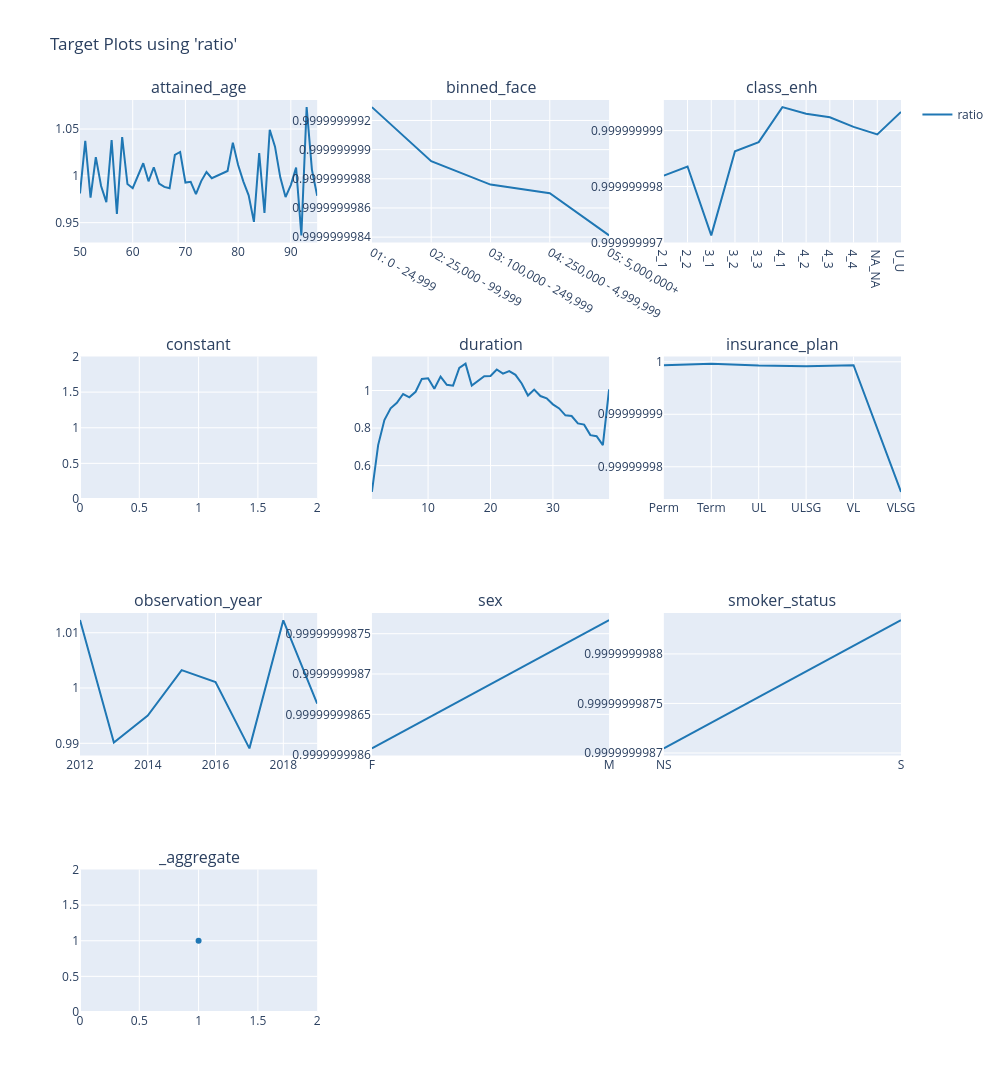

Notebook code for this chart:
### Code cell
charters.target(
    df=model_data.loc[X_train.index],
    target="ratio",
    cols=3,
    features=model_features,
    numerator=["death_claim_amount"],
    denominator=[f"exp_amt_{model_name}"],
).show()

### Figure 1 — Plotly figure (JSON) as saved in the notebook; plotly's stock layout.template omitted (floating-point values rounded to 4 significant figures)
{"data": [{"line": {"color": "#1F77B4"}, "mode": "lines", "name": "ratio", "showlegend": true, "type": "scatter", "x": [50, 51, 52, 53, 54, 55, 56, 57, 58, 59, 60, 61, 62, 63, 64, 65, 66, 67, 68, 69, 70, 71, 72, 73, 74, 75, 76, 77, 78, 79, 80, 81, 82, 83, 84, 85, 86, 87, 88, 89, 90, 91, 92, 93, 94, 95], "xaxis": "x", "y": [0.9812, 1.037, 0.9767, 1.02, 0.9891, 0.9719, 1.038, 0.9594, 1.041, 0.9913, 0.9867, 0.9992, 1.013, 0.9941, 1.009, 0.9918, 0.9882, 0.9867, 1.022, 1.025, 0.9928, 0.9936, 0.9805, 0.9944, 1.004, 0.9975, 0.9999, 1.002, 1.005, 1.035, 1.011, 0.9939, 0.9791, 0.9508, 1.024, 0.9603, 1.049, 1.031, 0.9983, 0.9773, 0.9901, 1.009, 0.9364, 1.073, 1.007, 0.9788], "yaxis": "y"}, {"line": {"color": "#1F77B4"}, "mode": "lines", "name": "ratio", "showlegend": false, "type": "scatter", "x": ["01: 0 - 24,999", "02: 25,000 - 99,999", "03: 100,000 - 249,999", "04: 250,000 - 4,999,999", "05: 5,000,000+"], "xaxis": "x2", "y": [1.0, 1.0, 1.0, 1.0, 1.0], "yaxis": "y2"}, {"line": {"color": "#1F77B4"}, "mode": "lines", "name": "ratio", "showlegend": false, "type": "scatter", "x": ["2_1", "2_2", "3_1", "3_2", "3_3", "4_1", "4_2", "4_3", "4_4", "NA_NA", "U_U"], "xaxis": "x3", "y": [1.0, 1.0, 1.0, 1.0, 1.0, 1.0, 1.0, 1.0, 1.0, 1.0, 1.0], "yaxis": "y3"}, {"line": {"color": "#1F77B4"}, "mode": "lines", "name": "ratio", "showlegend": false, "type": "scatter", "x": [1], "xaxis": "x4", "y": [1.0], "yaxis": "y4"}, {"line": {"color": "#1F77B4"}, "mode": "lines", "name": "ratio", "showlegend": false, "type": "scatter", "x": [1, 2, 3, 4, 5, 6, 7, 8, 9, 10, 11, 12, 13, 14, 15, 16, 17, 18, 19, 20, 21, 22, 23, 24, 25, 26, 27, 28, 29, 30, 31, 32, 33, 34, 35, 36, 37, 38, 39], "xaxis": "x5", "y": [0.46, 0.7092, 0.8422, 0.9049, 0.9341, 0.9811, 0.9637, 0.9931, 1.062, 1.065, 1.009, 1.074, 1.03, 1.026, 1.121, 1.143, 1.027, 1.049, 1.076, 1.078, 1.112, 1.09, 1.104, 1.083, 1.037, 0.9732, 1.005, 0.9704, 0.9579, 0.9262, 0.9043, 0.8676, 0.8642, 0.8248, 0.8182, 0.7622, 0.7563, 0.709, 1.006], "yaxis": "y5"}, {"line": {"color": "#1F77B4"}, "mode": "lines", "name": "ratio", "showlegend": false, "type": "scatter", "x": ["Perm", "Term", "UL", "ULSG", "VL", "VLSG"], "xaxis": "x6", "y": [1.0, 1.0, 1.0, 1.0, 1.0, 1.0], "yaxis": "y6"}, {"line": {"color": "#1F77B4"}, "mode": "lines", "name": "ratio", "showlegend": false, "type": "scatter", "x": [2012, 2013, 2014, 2015, 2016, 2017, 2018, 2019], "xaxis": "x7", "y": [1.012, 0.9901, 0.995, 1.003, 1.001, 0.9891, 1.012, 0.9972], "yaxis": "y7"}, {"line": {"color": "#1F77B4"}, "mode": "lines", "name": "ratio", "showlegend": false, "type": "scatter", "x": ["F", "M"], "xaxis": "x8", "y": [1.0, 1.0], "yaxis": "y8"}, {"line": {"color": "#1F77B4"}, "mode": "lines", "name": "ratio", "showlegend": false, "type": "scatter", "x": ["NS", "S"], "xaxis": "x9", "y": [1.0, 1.0], "yaxis": "y9"}, {"line": {"color": "#1F77B4"}, "mode": "markers", "name": "ratio", "showlegend": false, "type": "scatter", "x": [1], "xaxis": "x10", "y": [1.0], "yaxis": "y10"}], "layout": {"annotations": [{"font": {"size": 16}, "showarrow": false, "text": "attained_age", "x": 0.1444, "xanchor": "center", "xref": "paper", "y": 1, "yanchor": "bottom", "yref": "paper"}, {"font": {"size": 16}, "showarrow": false, "text": "binned_face", "x": 0.5, "xanchor": "center", "xref": "paper", "y": 1, "yanchor": "bottom", "yref": "paper"}, {"font": {"size": 16}, "showarrow": false, "text": "class_enh", "x": 0.8556, "xanchor": "center", "xref": "paper", "y": 1, "yanchor": "bottom", "yref": "paper"}, {"font": {"size": 16}, "showarrow": false, "text": "constant", "x": 0.1444, "xanchor": "center", "xref": "paper", "y": 0.7188, "yanchor": "bottom", "yref": "paper"}, {"font": {"size": 16}, "showarrow": false, "text": "duration", "x": 0.5, "xanchor": "center", "xref": "paper", "y": 0.7188, "yanchor": "bottom", "yref": "paper"}, {"font": {"size": 16}, "showarrow": false, "text": "insurance_plan", "x": 0.8556, "xanchor": "center", "xref": "paper", "y": 0.7188, "yanchor": "bottom", "yref": "paper"}, {"font": {"size": 16}, "showarrow": false, "text": "observation_year", "x": 0.1444, "xanchor": "center", "xref": "paper", "y": 0.4375, "yanchor": "bottom", "yref": "paper"}, {"font": {"size": 16}, "showarrow": false, "text": "sex", "x": 0.5, "xanchor": "center", "xref": "paper", "y": 0.4375, "yanchor": "bottom", "yref": "paper"}, {"font": {"size": 16}, "showarrow": false, "text": "smoker_status", "x": 0.8556, "xanchor": "center", "xref": "paper", "y": 0.4375, "yanchor": "bottom", "yref": "paper"}, {"font": {"size": 16}, "showarrow": false, "text": "_aggregate", "x": 0.1444, "xanchor": "center", "xref": "paper", "y": 0.1562, "yanchor": "bottom", "yref": "paper"}], "height": 1600, "legend": {"orientation": "v", "x": 1.02, "xanchor": "left", "y": 1, "yanchor": "top"}, "title": {"text": "Target Plots using 'ratio'"}, "width": 1000, "xaxis": {"anchor": "y", "domain": [0, 0.2889]}, "xaxis10": {"anchor": "y10", "domain": [0, 0.2889]}, "xaxis11": {"anchor": "y11", "domain": [0.3556, 0.6444]}, "xaxis12": {"anchor": "y12", "domain": [0.7111, 1]}, "xaxis2": {"anchor": "y2", "domain": [0.3556, 0.6444]}, "xaxis3": {"anchor": "y3", "domain": [0.7111, 1]}, "xaxis4": {"anchor": "y4", "domain": [0, 0.2889]}, "xaxis5": {"anchor": "y5", "domain": [0.3556, 0.6444]}, "xaxis6": {"anchor": "y6", "domain": [0.7111, 1]}, "xaxis7": {"anchor": "y7", "domain": [0, 0.2889]}, "xaxis8": {"anchor": "y8", "domain": [0.3556, 0.6444]}, "xaxis9": {"anchor": "y9", "domain": [0.7111, 1]}, "yaxis": {"anchor": "x", "domain": [0.8438, 1], "type": "-"}, "yaxis10": {"anchor": "x10", "domain": [0, 0.1562]}, "yaxis11": {"anchor": "x11", "domain": [0, 0.1562]}, "yaxis12": {"anchor": "x12", "domain": [0, 0.1562]}, "yaxis2": {"anchor": "x2", "domain": [0.8438, 1]}, "yaxis3": {"anchor": "x3", "domain": [0.8438, 1]}, "yaxis4": {"anchor": "x4", "domain": [0.5625, 0.7188]}, "yaxis5": {"anchor": "x5", "domain": [0.5625, 0.7188]}, "yaxis6": {"anchor": "x6", "domain": [0.5625, 0.7188]}, "yaxis7": {"anchor": "x7", "domain": [0.2812, 0.4375]}, "yaxis8": {"anchor": "x8", "domain": [0.2812, 0.4375]}, "yaxis9": {"anchor": "x9", "domain": [0.2812, 0.4375]}}}
